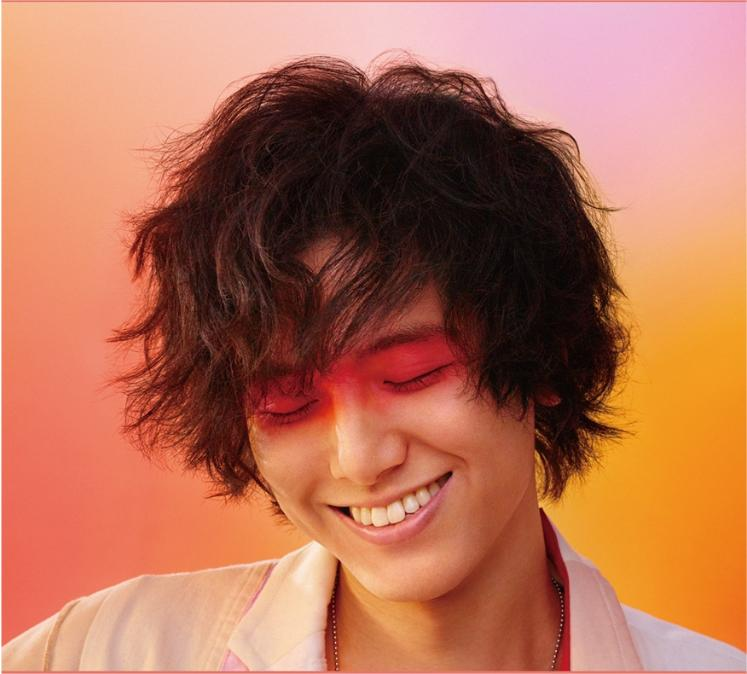
#> input picture test1.jpeg, 747 x 674 px
$ python Logistic_test.py
#> lines starting #> are read from the running program, lines starting #| are printed output that depends on the picture
import cv2
import numpy as np
from PIL import Image

def logistic(Img, x, u,times):
    M = Img.shape[0]
    N = Img.shape[1]
    for i in range(1, times):
        x = u * x * (1 - x)
    array = np.zeros(M * N)
    array[1] = x
    for i in range(1, M * N - 1):
        array[i + 1] = u * array[i] * (1 - array[i])
    array = np.array(array * 255, dtype='uint8')
    code = np.reshape(array, (M, N))
    xor = Img ^ code
    v = xor
    return v

# 0<x<1
x = 0.1
# 3.5699456...<u<=4
u = 4
times = 500

Img = cv2.imread('test1.jpeg')
#> Img is the input picture: shape (674, 747, 3); mean B, G, R 86.2, 112.5, 180.6
Img = Img[:, :, [2, 1, 0]]
(r, g, b) = cv2.split(Img)
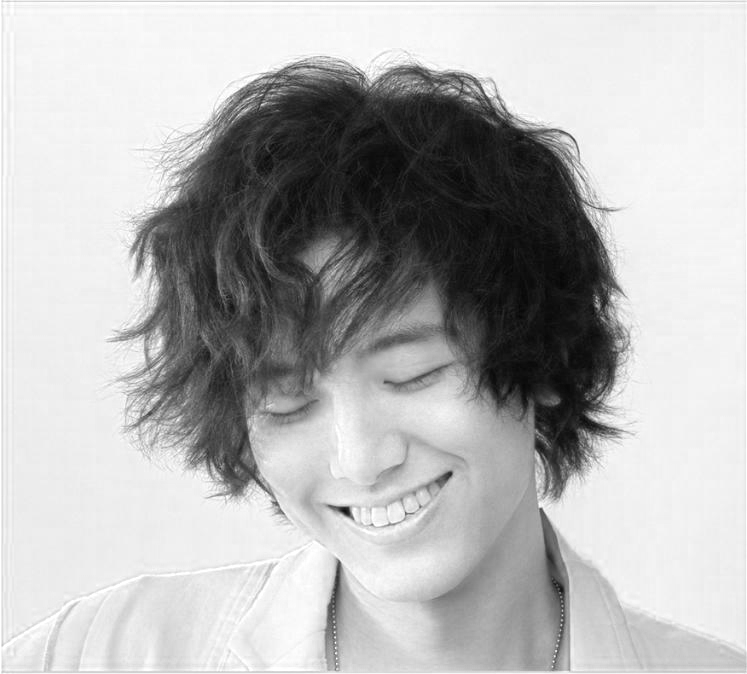
#> r: shape (674, 747); min 6, max 255, mean 180.6
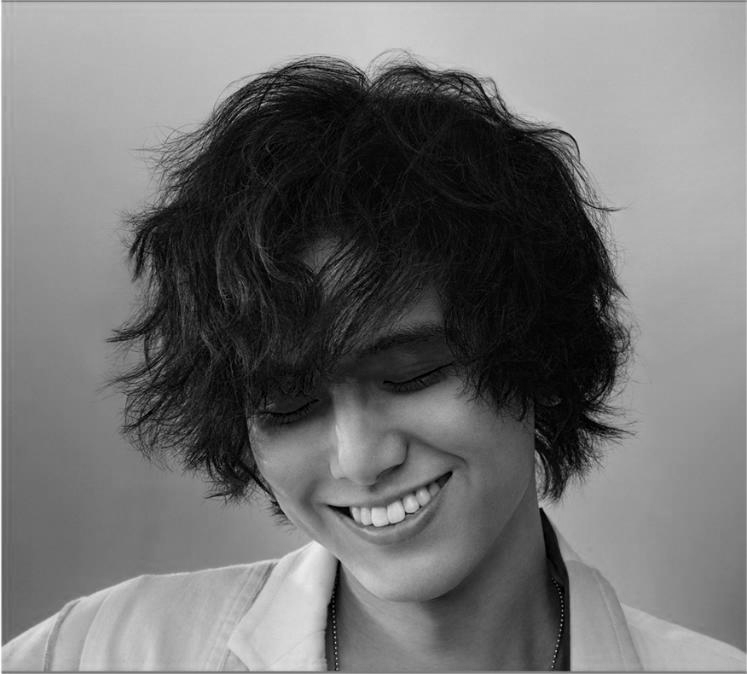
#> g: shape (674, 747); min 0, max 255, mean 112.5
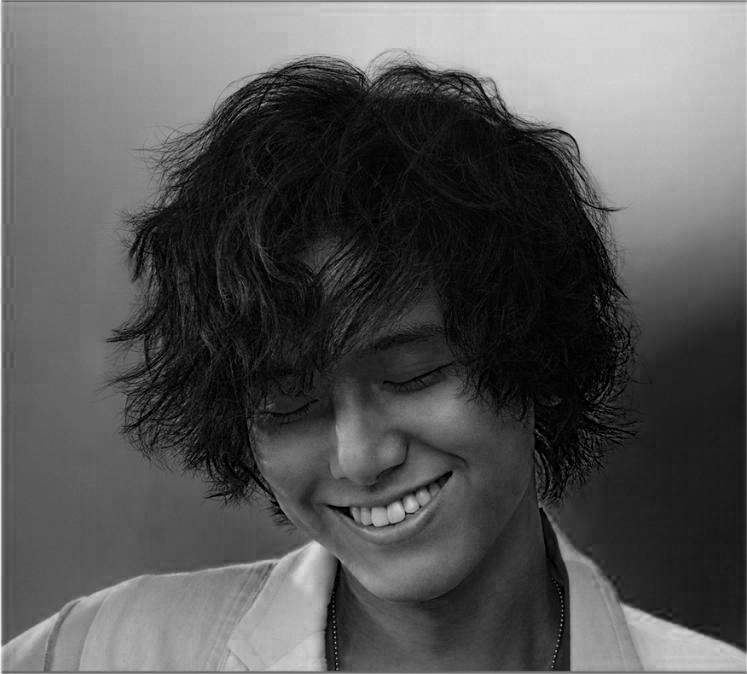
#> b: shape (674, 747); min 0, max 246, mean 86.2
R = logistic(r, x, u, times)
G = logistic(g, x, u, times)
B = logistic(b, x, u, times)
#> call 3 of logistic, with x = 0.1, u = 4, times = 500
#> in logistic (call 3), `xor = Img ^ code`:
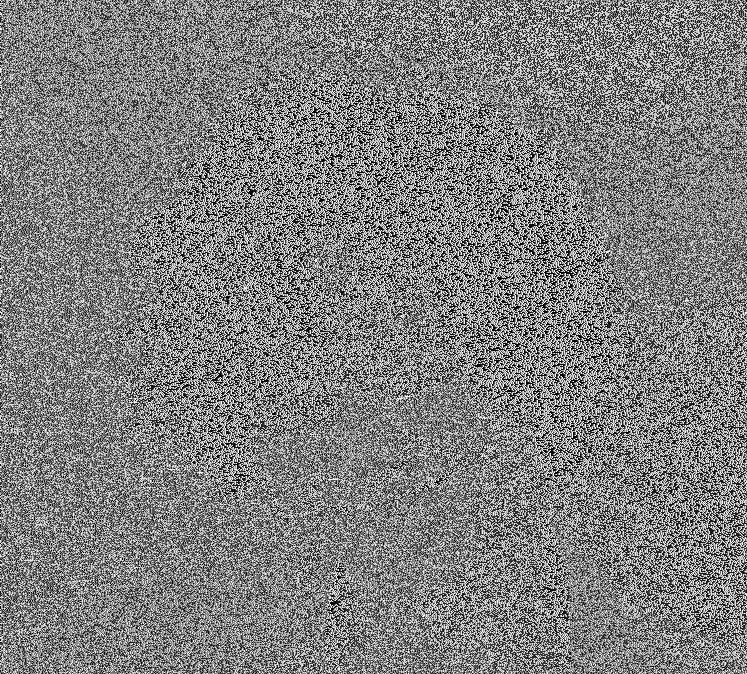
#> xor: shape (674, 747); min 0, max 255, mean 127.5
merged = np.ones(Img.shape, dtype=np.uint8)
merged[:, :, 2] = B
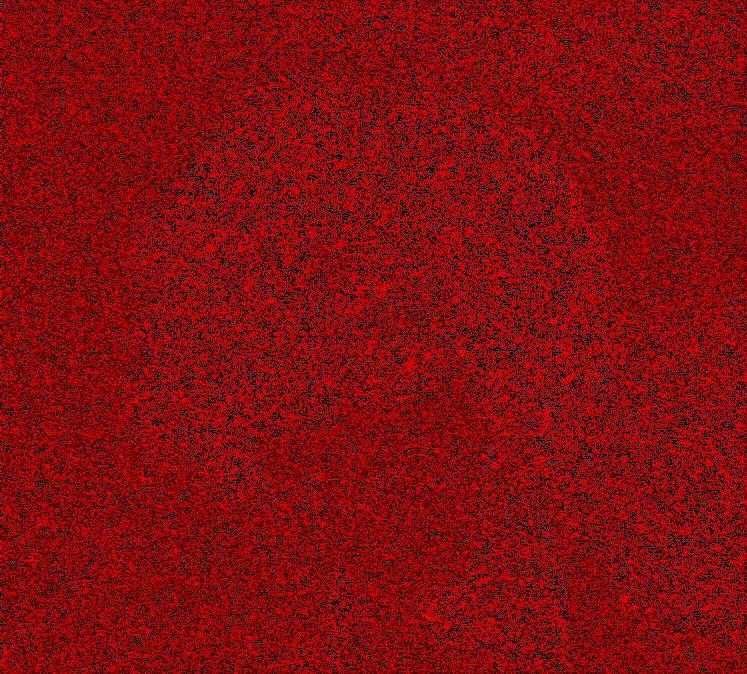
#> merged: shape (674, 747, 3); mean of channels 0, 1, 2 1, 1, 127.5; drawn as B, G, R
merged[:, :, 1] = G
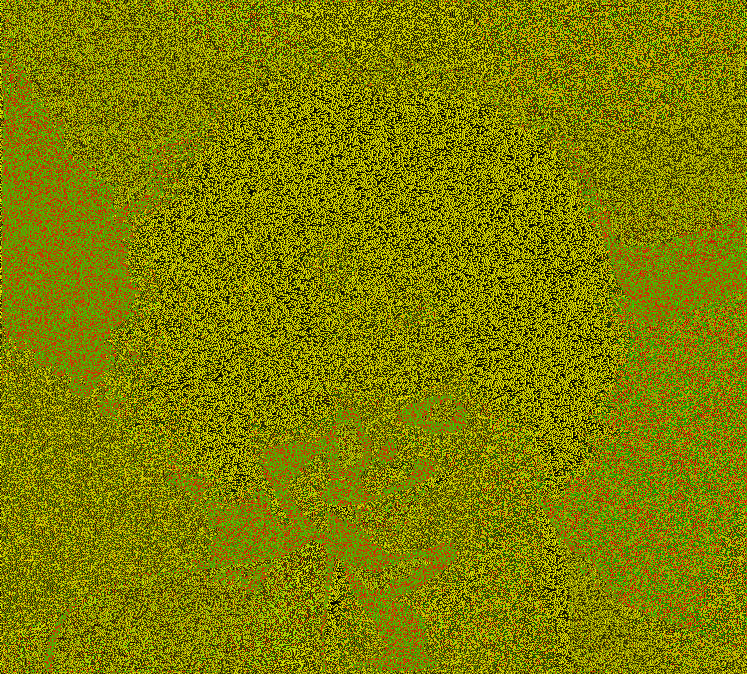
#> merged: shape (674, 747, 3); mean of channels 0, 1, 2 1, 127.5, 127.5; drawn as B, G, R
merged[:, :, 0] = R
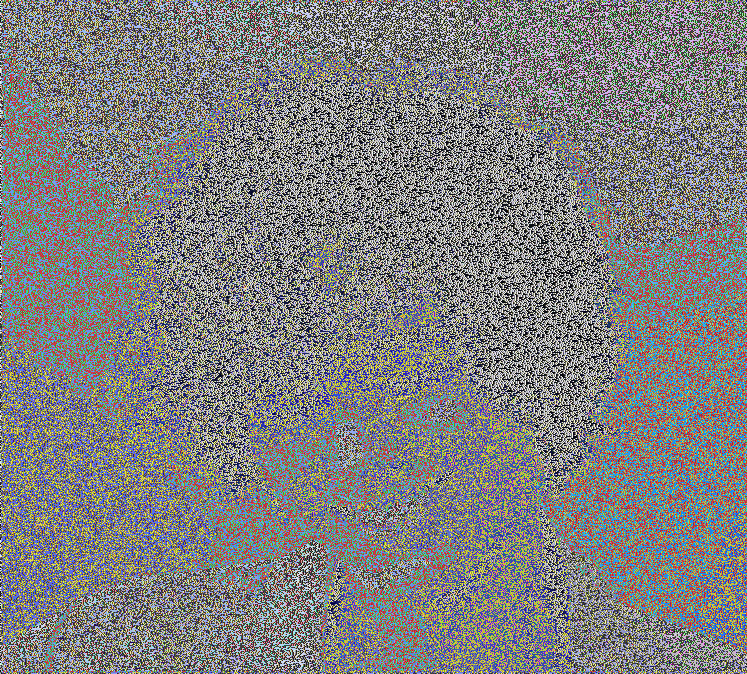
#> merged: shape (674, 747, 3); mean of channels 0, 1, 2 127.8, 127.5, 127.5; drawn as B, G, R

Img = Image.fromarray(merged)
Img.save("C:/Users/李坤/PycharmProjects/D2" + '\\log1.jpeg')

$ run again, with images1.jpeg copied over test1.jpeg
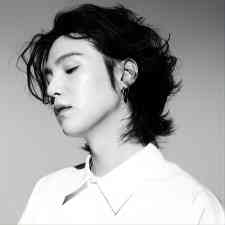
#> input picture images1.jpeg, 225 x 225 px
#> Img is the input picture: shape (225, 225, 3); mean B, G, R 161, 161, 161
#> in logistic, `xor = Img ^ code`:
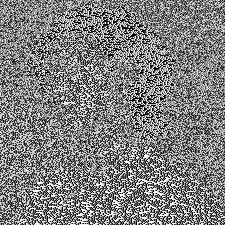
#> xor: shape (225, 225); min 0, max 255, mean 127.5
#> `merged[:, :, 1] = G`:
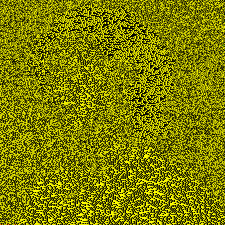
#> merged: shape (225, 225, 3); mean of channels 0, 1, 2 1, 127.5, 127.5; drawn as B, G, R

$ run again, with images2.jpeg copied over test1.jpeg
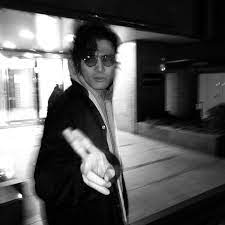
#> input picture images2.jpeg, 225 x 225 px
#> Img is the input picture: shape (225, 225, 3); min 0, max 255, mean 87.6
#> in logistic, `xor = Img ^ code`:
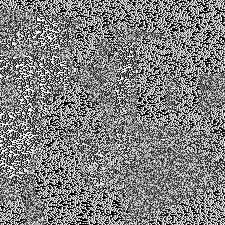
#> xor: shape (225, 225); min 0, max 255, mean 127
#> `merged[:, :, 1] = G`:
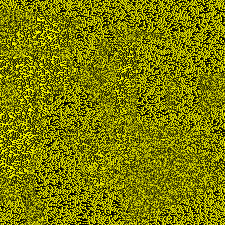
#> merged: shape (225, 225, 3); mean of channels 0, 1, 2 1, 127, 127; drawn as B, G, R
